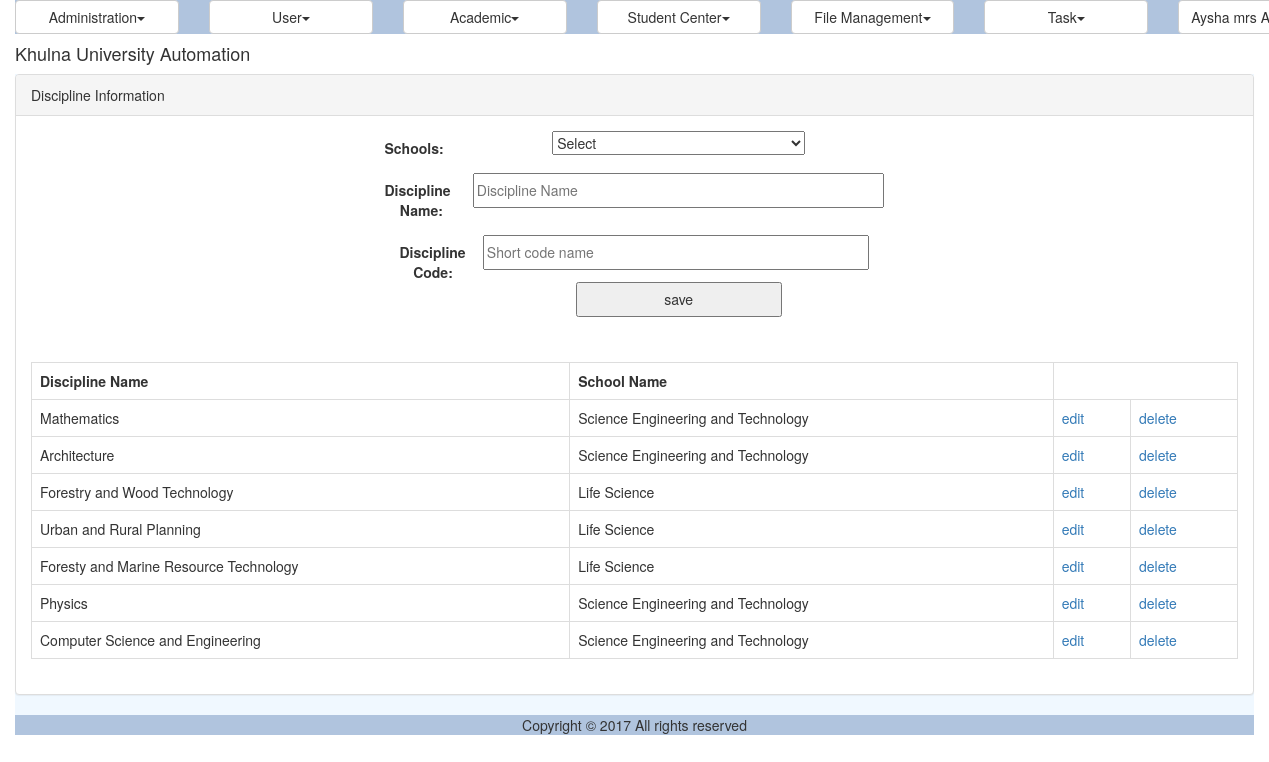
The app's page /discipline.php (signed in) with its own data.
### tables this page shows
CREATE TABLE IF NOT EXISTS `ums_discipline` (
  `ID` varchar(40) NOT NULL,
  `Name` varchar(50) NOT NULL,
  `ShortCode` varchar(20) DEFAULT NULL,
  `SchoolID` varchar(40) DEFAULT NULL,
  PRIMARY KEY (`ID`)
);

CREATE TABLE IF NOT EXISTS `ums_school` (
  `ID` varchar(40) NOT NULL,
  `Name` varchar(50) NOT NULL,
  `DeanID` varchar(40) NOT NULL
);

### util/class.util.inc (called while the page is built, shortened)
<?php
class ConfigUtil implements I_DBConfig, I_LogConfig, I_LanguageConfig{
	public static $s_instance;
	private $_host;
	private $_username;
	private $_password;
	private $_database;
	public static function getInstance() {
		if(!self::$s_instance) {
			self::$s_instance = new self();
		}
		return self::$s_instance;
	}
	private function readConfig(){
		$this->_ini_array = parse_ini_file(CONFIG.'system.ini');
		$this->_host =	$this->_ini_array['db_host'];
		$this->_username = $this->_ini_array['db_username'];
		$this->_password = $this->_ini_array['db_password'];
		$this->_database = $this->_ini_array['db_database'];
	}
	public function getDBHost(){
		return $this->_host;
	}
	public function getDBUserName(){
		return $this->_username;
	}
	public function getDBPassword(){
		return $this->_password;
	}
	public function getDBName(){
		return $this->_database;
	}
}
class DBUtil implements I_DBUtil {
	private static $s_instance;
	private $_host;
	private $_username;
	private $_password;
	private $_database;
	protected $_connection;
	protected $_result;
	public static function getInstance() {
		if(!self::$s_instance) {
			self::$s_instance = new self();
		}
		return self::$s_instance;
	}
	private function readDBConfig(){
		$_config = ConfigUtil::getInstance();
		$this->_host = $_config->getDBHost();
		$this->_username = $_config->getDBUserName();
		$this->_password = $_config->getDBPassword();
		$this->_database = $_config->getDBName();
	}
	private function setConnection(){
		$this->_connection = new mysqli($this->_host, $this->_username,
			$this->_password, $this->_database);
	}
	public function doQuery($sql) {
		$this->_result = $this->_connection->query($sql) or die(mysqli_error($this->_connection));
		return $this->_result;
	}
	public function getNumRows() {
		$this->_numRows = mysqli_num_rows($this->_result);
		return $this->_numRows;
	}
	public function getAllRows() {
		$rows = array();
		for($x = 0; $x < $this->getNumRows(); $x++) {
			$rows[] = mysqli_fetch_assoc($this->_result);
		}
		return $rows;
	}
	public function getTopRow() {
		return $this->_result->fetch_array();
	}
}
class LogUtil{
	private static $s_instance;
	public static function getInstance(){
		if(!self::$s_instance) {
			self::$s_instance = new self();
		}
		return self::$s_instance;
	}
}
class LangUtil{
	private static $s_instance;
	public static function getInstance() {
		if(!self::$s_instance) {
			self::$s_instance = new self();
		}
		return self::$s_instance;
	}
}
?>

### modules/user/ui/blade/view.discipline.blade.inc (called while the page is built, shortened)
<?php
include_once UTILITY.'class.util.inc';
include_once MODULES_USER.'bao/class.disciplinebao.inc';
$_DisciplineBAO = new DisciplineBAO();
?>

### modules/user/bao/class.disciplinebao.inc (called while the page is built, shortened)
<?php
include_once UTILITY.'class.util.inc';
include_once MODULES_USER.'dao/class.disciplinedao.inc';
Class DisciplineBAO{
	private $_DisciplineDAO;
	public function __construct(){
		$this->_DisciplineDAO = new DisciplineDAO();
	}
	public function getAllDisciplines(){
		$Result = $this->_DisciplineDAO->getAllDisciplines();
		return $Result;
	}
}
?>

### modules/user/dao/class.disciplinedao.inc (called while the page is built, shortened)
<?php
include_once COMMON.'class.common.inc';
include_once COMMON.'class.common.course.inc';
include_once UTILITY.'class.util.inc';
Class DisciplineDAO{
	private $_DB;
	public function __construct(){
		$this->_DB = DBUtil::getInstance();
	}
	public function getAllDisciplines(){
		$DisciplineList = array();
		$this->_DB->doQuery("SELECT * FROM ums_discipline");
		$rows = $this->_DB->getAllRows();
		for($i = 0; $i < sizeof($rows); $i++) {
			$row = $rows[$i];
			$this->_Discipline = new Discipline();
		    $this->_Discipline->setID ( $row['ID']);
		    $this->_Discipline->setName( $row['Name'] );
		    $this->_Discipline->setShortCode( $row['ShortCode'] );
			$School = new School();
			$School->setID($row['SchoolID']);
			$this->_DB->doQuery("SELECT * FROM ums_school where ID='".$row['SchoolID']."'");
			$schoolRow = $this->_DB->getTopRow();
			$School->setName($schoolRow['Name']);
			$this->_Discipline->setSchool($School);
		    $DisciplineList[]=$this->_Discipline;
		}
		$Result = new Result();
		$Result->setIsSuccess(1);
		$Result->setResultObject($DisciplineList);
		return $Result;
	}
}
?>

### common/class.common.inc (called while the page is built, shortened)
<?php
class Result{
    private $_IsSuccess=0;
    private $_ResultObject;
    public function setIsSuccess($IsSuccess){
        $this->_IsSuccess = $IsSuccess;
    }
    public function getIsSuccess(){
        return $this->_IsSuccess;
    }
    public function setResultObject($ResultObject){
        $this->_ResultObject = $ResultObject;
    }
    public function getResultObject(){
        return $this->_ResultObject;
    }
}
?>

### common/class.common.course.inc (called while the page is built, shortened)
<?php
class Discipline{
    private $_ID;
    private $_Name;
    private $_School;
    public function setID ( $ID ) {
        $this->_ID = $ID;
    }
    public function getID () {
        return $this->_ID;
    }
    public function setName( $Name ) {
        $this->_Name = $Name;
    }
    public function getName() {
        return $this->_Name;
    }
    public function setSchool( $School ) {
        $this->_School = $School;
    }
    public function getSchool() {
        return $this->_School;
    }
}
class School{
    private $_Name;
    public function setName( $Name ) {
        $this->_Name = $Name;
    }
    public function getName() {
        return $this->_Name;
    }
}
?>

### modules/user/ui/view.discipline.inc (the view, shortened to what this page needs)
<?php
include_once 'blade/view.discipline.blade.inc';
include_once COMMON.'class.common.inc';
include_once COMMON.'class.common.course.inc';
?>
<div class="panel panel-default">
    <div class="panel-heading">Discipline Information</div>
    <div class="panel-body">
	<div id="form">
		<form method="post" class="form-horizontal">
				<div class="form-group">
	              	<label class="control-label col-sm-2" for="selectedSchool">Schools:</label>
	              	<div class="col-sm-10">
					    <?php
					    $var = '<select name="selectedSchool" id="select-from-schools">';
						$Result = $_SchoolBAO->getAllSchools();
						if($Result->getIsSuccess()){
							$Schools = $Result->getResultObject();
							$var = $var.'<option value="select">Select</option>';
					       for ($i=0; $i < sizeof($Schools); $i++) {
					       		$School = $Schools[$i];
					    		$var = $var. '<option value="'.$School->getID().'"';
					          	$var = $var.'>'.$School->getName().'</option>';
							}
							$var = $var.'</select>';
						}
						echo $var;
						?>
					</div>
				</div>
				<div class="form-group">
              	<label class="control-label col-sm-2" for="txtName">Discipline Name:</label>
              	<div class="col-sm-10">
					<input type="text" name="txtName" placeholder="Discipline Name" value="<?php
					if(isset($_GET['edit'])) echo $getROW->getName();  ?>" />
				</div>
				</div>
				<div>
				<label class="control-label col-sm-2" for="txtShortCode">Discipline Code:</label>
				<div class="col-sm-10">
					<input type="text" name="txtShortCode" placeholder="Short code name" value="<?php
					if(isset($_GET['edit'])) echo $getROW->getShortCode();  ?>" />
				</div>
				</div>
		        <div class="form-group">
	              <div class="col-sm-offset-2 col-sm-10">
						<?php
						if(isset($_GET['edit']))
						{
							?>
							<button type="submit" name="update">update</button>
							<?php
						}
						else
						{
							?>
							<button type="submit" name="save">save</button>
							<?php
						}
						?>
					</div>
				</div>
		</form>
	</div>
	</div>
	<div class="panel-body">
	<table class="table table-bordered">
	<?php
	$Result = $_DisciplineBAO->getAllDisciplines();
	if($Result->getIsSuccess()){
		$DisciplineList = $Result->getResultObject();
	?>
		<tr>
			<th>Discipline Name</th>
			<th>School Name</th>
		</tr>
		<?php
		for($i = 0; $i < sizeof($DisciplineList); $i++) {
			$Discipline = $DisciplineList[$i];
			?>
		    <tr>
			    <td><?php echo $Discipline->getName(); ?></td>
			    <td><?php echo $Discipline->getSchool()->getName(); ?></td>
			    <td><a href="?edit=<?php echo $Discipline->getID(); ?>" onclick="return confirm('sure to edit !'); " >edit</a></td>
			    <td><a href="?del=<?php echo $Discipline->getID(); ?>" onclick="return confirm('sure to delete !'); " >delete</a></td>
		    </tr>
	    <?php
		}
	}
	else{
		echo $Result->getResultObject();
	}
	?>
	</table>
	</div>
</div>

### resources/css/style.css (style rules this page uses)
#form { width:500px; margin:0px auto; text-align:center; }
#form form input { width:100%; height:35px; }
form button { width:50%; height:35px; }
table,td { border:solid #e9e9e9 1px; }

### records on screen
ums_discipline: Name "Mathematics"
ums_school: Name "Science Engineering and Technology"
ums_discipline: Name "Architecture"
ums_discipline: Name "Forestry and Wood Technology"
ums_school: Name "Life Science"
ums_discipline: Name "Urban and Rural Planning"
ums_discipline: Name "Foresty and Marine Resource Technology"
ums_discipline: Name "Physics"
ums_discipline: Name "Computer Science and Engineering"

### other values on screen
$globalMenu[$i]->getTitle() "Administration User Academic Student Center File Management Task"
$CurrentUser->getFullName() "Aysha mrs…"
